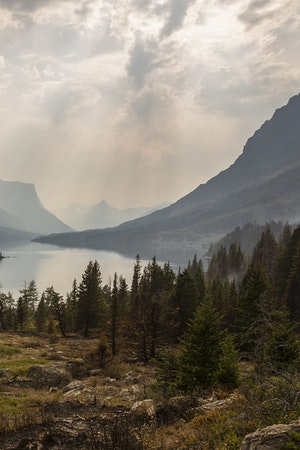
#> input picture Programas/Imagenes/paisaje.jpg, 300 x 450 px
$ python Practica25.py
#> lines starting #> are read from the running program, lines starting #| are printed output that depends on the picture
# Importamos las librerias
import cv2
import numpy as np

# Seleccionamos las rutas de las imagenes
ruta_imagen1 = "Imagenes/paisaje.jpg"
ruta_imagen2 = "Imagenes/etc.jpg"

imagen1 = cv2.imread(ruta_imagen1)
#> imagen1 is the input picture: shape (450, 300, 3); mean B, G, R 112.5, 124.3, 131.6
imagen2 = cv2.imread(ruta_imagen2)
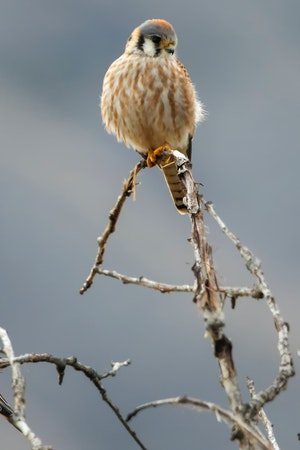
#> input picture Programas/Imagenes/etc.jpg, 300 x 450 px
#> imagen2 is the input picture: shape (450, 300, 3); mean B, G, R 143.6, 141.4, 136.8

# Redimensionamiento de la imagen
imagen_redimensionada1 = cv2.resize(imagen1, (int(500*imagen1.shape[1]/imagen1.shape[0]), 500))
imagen_redimensionada2 = cv2.resize(imagen2, (int(500*imagen2.shape[1]/imagen2.shape[0]), 500))
cv2.imshow("Imagen 1", imagen_redimensionada1)
cv2.imshow("Imagen 2", imagen_redimensionada2)

# Resta de dos imagenes
cv2.imshow("Resta de dos imagenes", cv2.subtract(imagen_redimensionada2, imagen_redimensionada1))
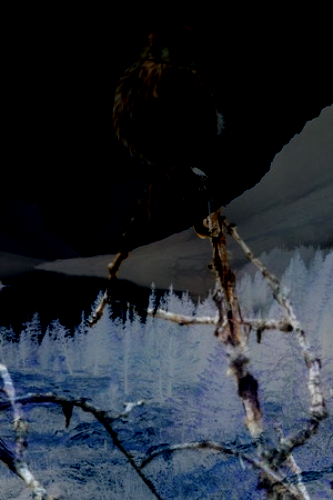
#> window 'Resta de dos imagenes': shape (500, 333, 3); mean B, G, R 51.2, 42.3, 36
cv2.waitKey(0)
cv2.imshow("Resta de dos imagenes 2", cv2.subtract(imagen_redimensionada1, imagen_redimensionada2))
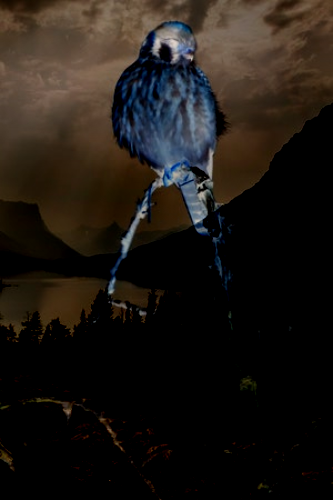
#> window 'Resta de dos imagenes 2': shape (500, 333, 3); mean B, G, R 20.1, 25.2, 30.8
cv2.waitKey(0)

# Resta de dos imagenes con matrices
resta_imagen = imagen_redimensionada2 - imagen_redimensionada1
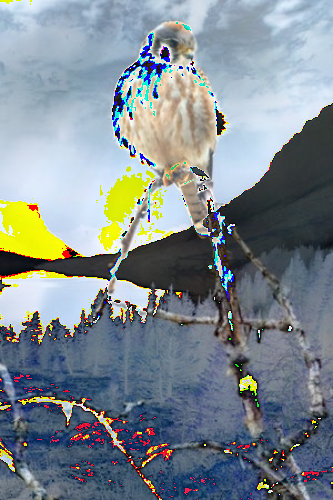
#> resta_imagen: shape (500, 333, 3); mean B, G, R 143.6, 137.8, 127
cv2.imshow("Resta matricial de dos imagenes", resta_imagen)
cv2.waitKey(0)

# Resta de una imagen y constante
resta_imagen2 = imagen_redimensionada1 - 50
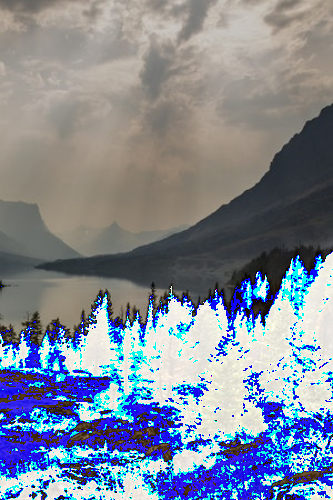
#> resta_imagen2: shape (500, 333, 3); mean B, G, R 152.4, 136.4, 127.4
cv2.imshow("Resta de una imagen con una constante", resta_imagen2)
cv2.waitKey(0)
